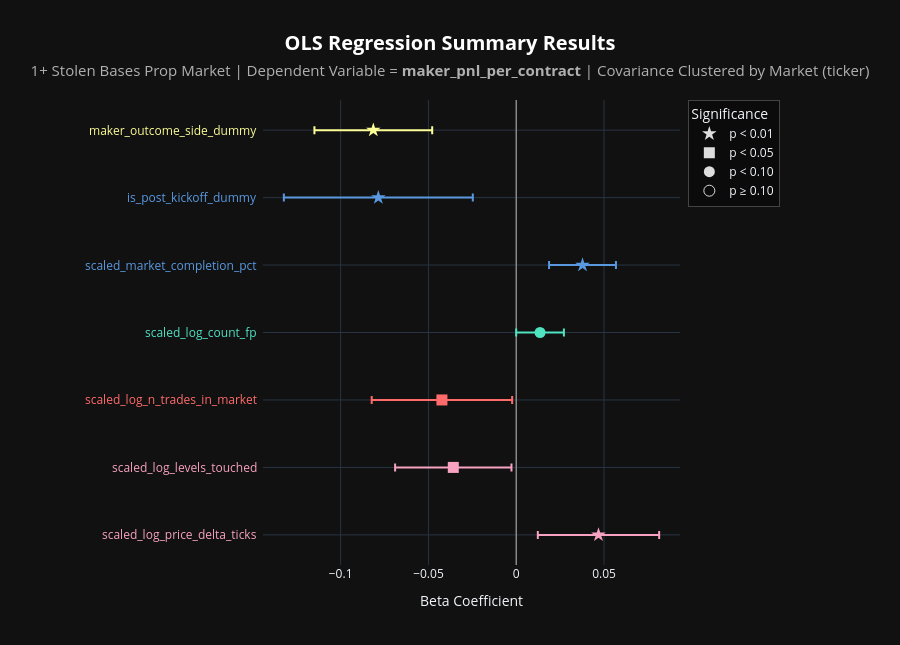

The code cell stored with this chart in its notebook:
### Code cell
# Regression Analysis: Maker PnL
# Note, hover for regression details

graph_regression(
    df           = stolen_bases_df,
    graph_title  = "1+ Stolen Bases",
    side         = 'maker',
    n_req_trades = 500,
    show_const   = False
)

### Figure 1 — Plotly figure (JSON) as saved in the notebook; plotly's stock layout.template omitted (floating-point values rounded to 4 significant figures)
{"data": [{"customdata": [[0.007838, 0.01761, 2.659, 3.611e-05, 0.01132, 4.137, 1.556, 0.01228, 0.08137]], "error_x": {"array": [0.03455], "color": "#F7A2C0", "type": "data", "visible": true}, "hovertemplate": "<b>Independent Variable:</b> %{y}<br><b>Beta:</b> %{x:.4f}<br><b>95% CI:</b> [%{customdata[7]:.4f}, %{customdata[8]:.4f}]<br><br><b>Clustered (by ticker):</b><br>p-value: %{customdata[0]:.4f}<br>Std Error: %{customdata[1]:.4f}<br>t-statistic: %{customdata[2]:.2f}<br><br><b>Naive (non-clustered):</b><br>p-value: %{customdata[3]:.4f}<br>Std Error: %{customdata[4]:.4f}<br>t-statistic: %{customdata[5]:.2f}<br><br><b>SE inflation (clustered / naive):</b> %{customdata[6]:.2f}x<extra></extra>", "marker": {"color": "#F7A2C0", "size": 11, "symbol": "star"}, "mode": "markers", "showlegend": false, "type": "scatter", "x": [0.04682], "y": ["scaled_log_price_delta_ticks"]}, {"customdata": [[0.03372, 0.01689, -2.123, 0.002092, 0.01165, -3.079, 1.45, -0.06899, -0.002729]], "error_x": {"array": [0.03313], "color": "#F7A2C0", "type": "data", "visible": true}, "hovertemplate": "<b>Independent Variable:</b> %{y}<br><b>Beta:</b> %{x:.4f}<br><b>95% CI:</b> [%{customdata[7]:.4f}, %{customdata[8]:.4f}]<br><br><b>Clustered (by ticker):</b><br>p-value: %{customdata[0]:.4f}<br>Std Error: %{customdata[1]:.4f}<br>t-statistic: %{customdata[2]:.2f}<br><br><b>Naive (non-clustered):</b><br>p-value: %{customdata[3]:.4f}<br>Std Error: %{customdata[4]:.4f}<br>t-statistic: %{customdata[5]:.2f}<br><br><b>SE inflation (clustered / naive):</b> %{customdata[6]:.2f}x<extra></extra>", "marker": {"color": "#F7A2C0", "size": 11, "symbol": "square"}, "mode": "markers", "showlegend": false, "type": "scatter", "x": [-0.03586], "y": ["scaled_log_levels_touched"]}, {"customdata": [[0.03784, 0.02039, -2.077, 4.055e-12, 0.006081, -6.961, 3.352, -0.08232, -0.002342]], "error_x": {"array": [0.03999], "color": "#FF6B6B", "type": "data", "visible": true}, "hovertemplate": "<b>Independent Variable:</b> %{y}<br><b>Beta:</b> %{x:.4f}<br><b>95% CI:</b> [%{customdata[7]:.4f}, %{customdata[8]:.4f}]<br><br><b>Clustered (by ticker):</b><br>p-value: %{customdata[0]:.4f}<br>Std Error: %{customdata[1]:.4f}<br>t-statistic: %{customdata[2]:.2f}<br><br><b>Naive (non-clustered):</b><br>p-value: %{customdata[3]:.4f}<br>Std Error: %{customdata[4]:.4f}<br>t-statistic: %{customdata[5]:.2f}<br><br><b>SE inflation (clustered / naive):</b> %{customdata[6]:.2f}x<extra></extra>", "marker": {"color": "#FF6B6B", "size": 11, "symbol": "square"}, "mode": "markers", "showlegend": false, "type": "scatter", "x": [-0.04233], "y": ["scaled_log_n_trades_in_market"]}, {"customdata": [[0.05035, 0.006922, 1.957, 0.003133, 0.004582, 2.957, 1.511, -3.292e-05, 0.02712]], "error_x": {"array": [0.01358], "color": "#50E3C2", "type": "data", "visible": true}, "hovertemplate": "<b>Independent Variable:</b> %{y}<br><b>Beta:</b> %{x:.4f}<br><b>95% CI:</b> [%{customdata[7]:.4f}, %{customdata[8]:.4f}]<br><br><b>Clustered (by ticker):</b><br>p-value: %{customdata[0]:.4f}<br>Std Error: %{customdata[1]:.4f}<br>t-statistic: %{customdata[2]:.2f}<br><br><b>Naive (non-clustered):</b><br>p-value: %{customdata[3]:.4f}<br>Std Error: %{customdata[4]:.4f}<br>t-statistic: %{customdata[5]:.2f}<br><br><b>SE inflation (clustered / naive):</b> %{customdata[6]:.2f}x<extra></extra>", "marker": {"color": "#50E3C2", "size": 11, "symbol": "circle"}, "mode": "markers", "showlegend": false, "type": "scatter", "x": [0.01355], "y": ["scaled_log_count_fp"]}, {"customdata": [[0.0001011, 0.009705, 3.888, 5.012e-11, 0.005723, 6.593, 1.696, 0.01869, 0.05677]], "error_x": {"array": [0.01904], "color": "#5A99E0", "type": "data", "visible": true}, "hovertemplate": "<b>Independent Variable:</b> %{y}<br><b>Beta:</b> %{x:.4f}<br><b>95% CI:</b> [%{customdata[7]:.4f}, %{customdata[8]:.4f}]<br><br><b>Clustered (by ticker):</b><br>p-value: %{customdata[0]:.4f}<br>Std Error: %{customdata[1]:.4f}<br>t-statistic: %{customdata[2]:.2f}<br><br><b>Naive (non-clustered):</b><br>p-value: %{customdata[3]:.4f}<br>Std Error: %{customdata[4]:.4f}<br>t-statistic: %{customdata[5]:.2f}<br><br><b>SE inflation (clustered / naive):</b> %{customdata[6]:.2f}x<extra></extra>", "marker": {"color": "#5A99E0", "size": 11, "symbol": "star"}, "mode": "markers", "showlegend": false, "type": "scatter", "x": [0.03773], "y": ["scaled_market_completion_pct"]}, {"customdata": [[0.004188, 0.02743, -2.864, 2.519e-07, 0.0152, -5.167, 1.804, -0.1323, -0.02474]], "error_x": {"array": [0.05381], "color": "#5A99E0", "type": "data", "visible": true}, "hovertemplate": "<b>Independent Variable:</b> %{y}<br><b>Beta:</b> %{x:.4f}<br><b>95% CI:</b> [%{customdata[7]:.4f}, %{customdata[8]:.4f}]<br><br><b>Clustered (by ticker):</b><br>p-value: %{customdata[0]:.4f}<br>Std Error: %{customdata[1]:.4f}<br>t-statistic: %{customdata[2]:.2f}<br><br><b>Naive (non-clustered):</b><br>p-value: %{customdata[3]:.4f}<br>Std Error: %{customdata[4]:.4f}<br>t-statistic: %{customdata[5]:.2f}<br><br><b>SE inflation (clustered / naive):</b> %{customdata[6]:.2f}x<extra></extra>", "marker": {"color": "#5A99E0", "size": 11, "symbol": "star"}, "mode": "markers", "showlegend": false, "type": "scatter", "x": [-0.07854], "y": ["is_post_kickoff_dummy"]}, {"customdata": [[1.915e-06, 0.01709, -4.762, 1.241e-13, 0.01094, -7.444, 1.563, -0.1149, -0.04787]], "error_x": {"array": [0.03353], "color": "#FDFD96", "type": "data", "visible": true}, "hovertemplate": "<b>Independent Variable:</b> %{y}<br><b>Beta:</b> %{x:.4f}<br><b>95% CI:</b> [%{customdata[7]:.4f}, %{customdata[8]:.4f}]<br><br><b>Clustered (by ticker):</b><br>p-value: %{customdata[0]:.4f}<br>Std Error: %{customdata[1]:.4f}<br>t-statistic: %{customdata[2]:.2f}<br><br><b>Naive (non-clustered):</b><br>p-value: %{customdata[3]:.4f}<br>Std Error: %{customdata[4]:.4f}<br>t-statistic: %{customdata[5]:.2f}<br><br><b>SE inflation (clustered / naive):</b> %{customdata[6]:.2f}x<extra></extra>", "marker": {"color": "#FDFD96", "size": 11, "symbol": "star"}, "mode": "markers", "showlegend": false, "type": "scatter", "x": [-0.0814], "y": ["maker_outcome_side_dummy"]}, {"hoverinfo": "skip", "marker": {"color": "#dddddd", "size": 11, "symbol": "star"}, "mode": "markers", "name": "p < 0.01", "showlegend": true, "type": "scatter", "x": [null], "y": [null]}, {"hoverinfo": "skip", "marker": {"color": "#dddddd", "size": 11, "symbol": "square"}, "mode": "markers", "name": "p < 0.05", "showlegend": true, "type": "scatter", "x": [null], "y": [null]}, {"hoverinfo": "skip", "marker": {"color": "#dddddd", "size": 11, "symbol": "circle"}, "mode": "markers", "name": "p < 0.10", "showlegend": true, "type": "scatter", "x": [null], "y": [null]}, {"hoverinfo": "skip", "marker": {"color": "#dddddd", "size": 11, "symbol": "circle-open"}, "mode": "markers", "name": "p ≥ 0.10", "showlegend": true, "type": "scatter", "x": [null], "y": [null]}], "layout": {"annotations": [{"font": {"color": "#F7A2C0", "size": 12}, "showarrow": false, "text": "scaled_log_price_delta_ticks", "x": -0.01, "xanchor": "right", "xref": "paper", "y": "scaled_log_price_delta_ticks", "yanchor": "middle", "yref": "y"}, {"font": {"color": "#F7A2C0", "size": 12}, "showarrow": false, "text": "scaled_log_levels_touched", "x": -0.01, "xanchor": "right", "xref": "paper", "y": "scaled_log_levels_touched", "yanchor": "middle", "yref": "y"}, {"font": {"color": "#FF6B6B", "size": 12}, "showarrow": false, "text": "scaled_log_n_trades_in_market", "x": -0.01, "xanchor": "right", "xref": "paper", "y": "scaled_log_n_trades_in_market", "yanchor": "middle", "yref": "y"}, {"font": {"color": "#50E3C2", "size": 12}, "showarrow": false, "text": "scaled_log_count_fp", "x": -0.01, "xanchor": "right", "xref": "paper", "y": "scaled_log_count_fp", "yanchor": "middle", "yref": "y"}, {"font": {"color": "#5A99E0", "size": 12}, "showarrow": false, "text": "scaled_market_completion_pct", "x": -0.01, "xanchor": "right", "xref": "paper", "y": "scaled_market_completion_pct", "yanchor": "middle", "yref": "y"}, {"font": {"color": "#5A99E0", "size": 12}, "showarrow": false, "text": "is_post_kickoff_dummy", "x": -0.01, "xanchor": "right", "xref": "paper", "y": "is_post_kickoff_dummy", "yanchor": "middle", "yref": "y"}, {"font": {"color": "#FDFD96", "size": 12}, "showarrow": false, "text": "maker_outcome_side_dummy", "x": -0.01, "xanchor": "right", "xref": "paper", "y": "maker_outcome_side_dummy", "yanchor": "middle", "yref": "y"}], "height": 645, "legend": {"bgcolor": "rgba(0,0,0,0.35)", "bordercolor": "#444444", "borderwidth": 1, "title": {"text": "Significance"}, "x": 1.02, "xanchor": "left", "y": 1, "yanchor": "top"}, "margin": {"l": 263, "r": 220}, "paper_bgcolor": "#111111", "plot_bgcolor": "#111111", "title": {"font": {"color": "#ffffff", "size": 20}, "text": "<b>OLS Regression Summary Results</b><br><span style='font-size: 15px; color: #b0b0b0;'>1+ Stolen Bases Prop Market | Dependent Variable = <b>maker_pnl_per_contract</b> | Covariance Clustered by Market (ticker)</span>", "x": 0.5, "xanchor": "center"}, "xaxis": {"title": {"text": "Beta Coefficient"}, "zeroline": true, "zerolinecolor": "#888888", "zerolinewidth": 1.5}, "yaxis": {"showticklabels": false, "title": {}}}}
